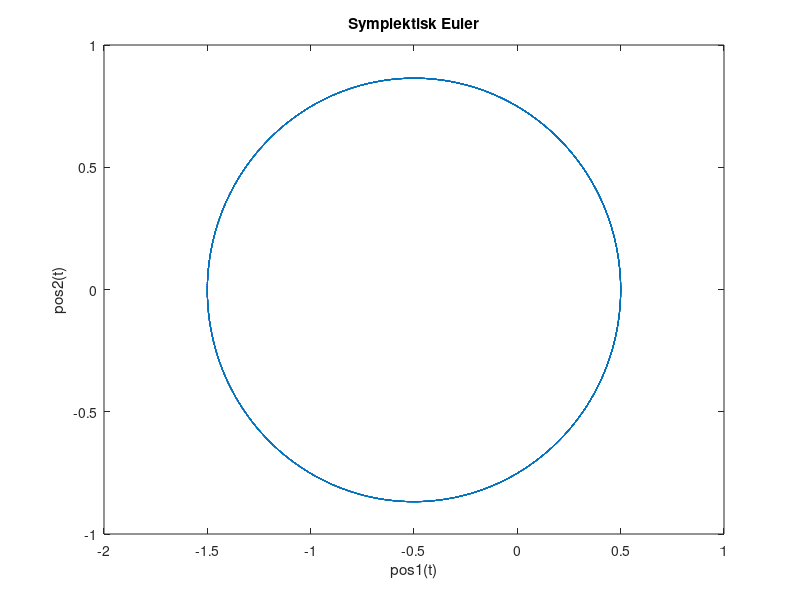

MATLAB code for this plot: (Note: this script raises an error after producing the figure.)
 %Symplektisk
h = 0.001;
N = 100000;
tol = 1e-10;
% Begynnelsevärden
a=0.5;

u=zeros(4,N);
u(:,1)=[1-a; 0; 0; sqrt((1+a)/(1-a))];
f=@(has1,has2,pos1,pos2)  [has1; has2; -pos1/(pos1^2+pos2^2)^(3/2); -pos2/(pos1^2+pos2^2)^(3/2)];
for i=2:N
    w = u(:,i-1);
    while max(abs(u(:,i-1) + h* f(w(3),w(4),u(1,i-1),u(2,i-1))-w))> tol
       w = u(:,i-1) + h* f(w(3),w(4),u(1,i-1),u(2,i-1));
    end
    u(:,i)=w;
end
pos1=u(1,:);
pos2=u(2,:);

plot(pos1,pos2)
title('Symplektisk Euler')
xlabel('pos1(t)')
ylabel('pos2(t)')
energi(u,h,N)